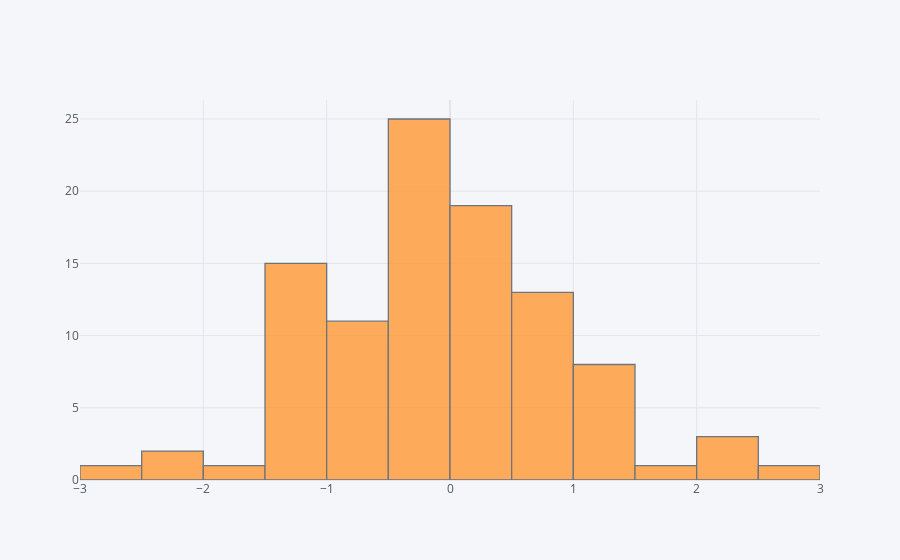

Notebook cell for this chart:
### Markdown cell above
## histogram

### Code cell
df['A'].iplot(kind='hist',bins=25)

### Figure 1 — Plotly figure (JSON) as saved in the notebook; plotly's stock layout.template omitted (floating-point values rounded to 4 significant figures)
{"data": [{"histfunc": "count", "histnorm": "", "marker": {"color": "rgba(255, 153, 51, 1.0)", "line": {"color": "#4D5663", "width": 1.3}}, "name": "A", "nbinsx": 25, "opacity": 0.8, "orientation": "v", "type": "histogram", "x": [-1.34, -0.649, -0.1682, 2.193, -0.03573, -1.031, -0.31, 0.223, 0.6123, -2.118, 0.3273, 1.139, -0.4154, 1.078, -0.3392, -0.05106, -1.227, 0.1316, 0.6861, -1.493, 0.7151, 1.815, 0.9248, 0.1584, 1.378, -0.8326, 1.181, -0.3748, -1.031, -1.405, 1.308, 0.2806, -0.2777, 1.037, -0.06441, -0.7931, -2.124, 0.7176, -0.9936, 0.1021, 2.54, 0.6994, 0.3779, 0.3691, -0.1853, -0.2839, -0.6675, -1.194, 0.2241, 0.304, 2.15, -0.6913, 0.2401, -0.892, -1.136, -0.2445, -1.464, -1.131, 0.5007, -0.006078, -0.2439, 0.6797, -0.02923, -1.062, 0.6439, 0.5783, -0.1944, -0.2167, -0.02416, 0.05794, 0.8987, 1.003, 2.032, -0.1025, -1.119, -1.184, -1.566, -1.219, -1.159, -0.02744, 0.01832, -0.6923, 0.0798, 0.2296, 0.2015, -0.3285, -0.478, -0.4232, -2.739, -0.3562, 1.156, -0.7924, 0.7826, 0.08967, -0.633, -0.3751, -0.8639, 0.4013, 0.5185, 0.0559]}], "layout": {"barmode": "overlay", "legend": {"bgcolor": "#F5F6F9", "font": {"color": "#4D5663"}}, "paper_bgcolor": "#F5F6F9", "plot_bgcolor": "#F5F6F9", "title": {"font": {"color": "#4D5663"}}, "xaxis": {"gridcolor": "#E1E5ED", "showgrid": true, "tickfont": {"color": "#4D5663"}, "title": {"font": {"color": "#4D5663"}, "text": ""}, "zerolinecolor": "#E1E5ED"}, "yaxis": {"gridcolor": "#E1E5ED", "showgrid": true, "tickfont": {"color": "#4D5663"}, "title": {"font": {"color": "#4D5663"}, "text": ""}, "zerolinecolor": "#E1E5ED"}}}
